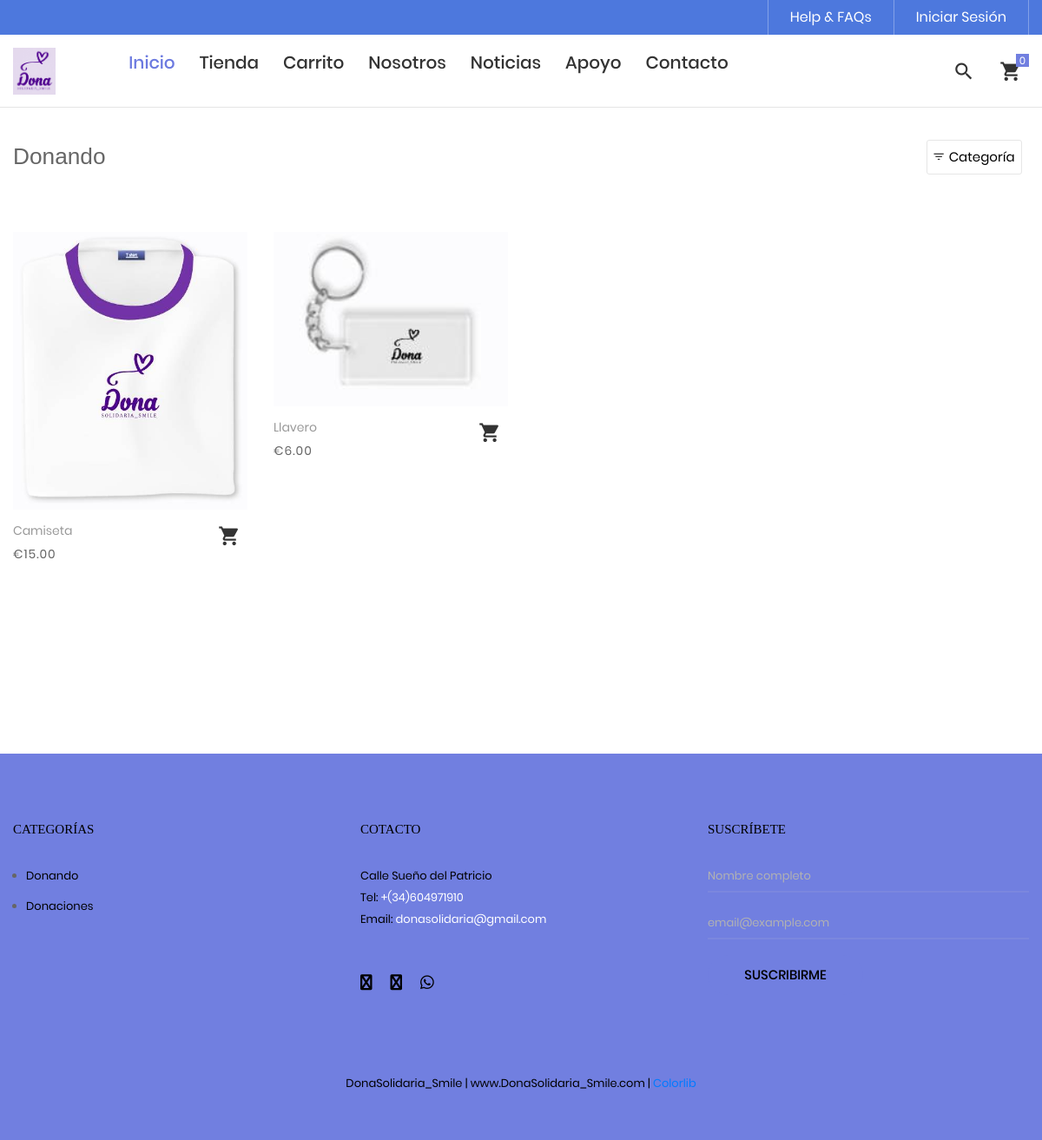
Page /tienda/categoria/1/Portada on the committed database.
### tables this page shows
CREATE TABLE IF NOT EXISTS `producto` (
  `idproducto` bigint(20) NOT NULL AUTO_INCREMENT,
  `categoriaid` bigint(20) NOT NULL,
  `codigo` varchar(30) NOT NULL,
  `nombre` varchar(255) NOT NULL,
  `descripcion` text NOT NULL,
  `precio` decimal(11,2) NOT NULL,
  `stock` int(11) NOT NULL,
  `imagen` varchar(100) DEFAULT NULL,
  `datecreated` datetime NOT NULL DEFAULT current_timestamp(),
  `ruta` varchar(255) NOT NULL,
  `status` int(11) NOT NULL DEFAULT 1,
  PRIMARY KEY (`idproducto`),
  KEY `categoriaid` (`categoriaid`)
);

CREATE TABLE IF NOT EXISTS `categoria` (
  `idcategoria` bigint(20) NOT NULL AUTO_INCREMENT,
  `nombre` varchar(255) NOT NULL,
  `descripcion` text NOT NULL,
  `portada` varchar(100) NOT NULL,
  `datecreated` datetime NOT NULL DEFAULT current_timestamp(),
  `ruta` varchar(255) NOT NULL,
  `status` int(11) NOT NULL DEFAULT 1,
  PRIMARY KEY (`idcategoria`)
);

### Libraries/Core/Views.php (called while the page is built)
<?php
	class Views
	{
		function getView($controller,$view,$data="")
		{
			$controller = get_class($controller);
			if($controller == "Home"){
				$view = "Views/".$view.".php";
			}else{
				$view = "Views/".$controller."/".$view.".php";
			}
			require_once ($view);
		}
	}
 ?>

### index.php (called while the page is built, shortened)
<?php
	require_once("Helpers/Helpers.php");
	require_once("Libraries/Core/Load.php");
 ?>

### Libraries/Core/Mysql.php (called while the page is built, shortened)
<?php
	class Mysql extends Conexion
	{
		private $conexion;
		function __construct()
		{
			$this->conexion = new Conexion();
			$this->conexion = $this->conexion->conect();
		}
		public function select(string $query)
		{
			$this->strquery = $query;
        	$result = $this->conexion->prepare($this->strquery);
			$result->execute();
        	$data = $result->fetch(PDO::FETCH_ASSOC);
        	return $data;
		}
		public function select_all(string $query)
		{
			$this->strquery = $query;
        	$result = $this->conexion->prepare($this->strquery);
			$result->execute();
        	$data = $result->fetchall(PDO::FETCH_ASSOC);
        	return $data;
		}
	}
 ?>

### Libraries/Core/Conexion.php (called while the page is built)
<?php
class Conexion{
	private $conect;
	public function __construct(){
		$connectionString = "mysql:host=".DB_HOST.";dbname=".DB_NAME.";charset=".DB_CHARSET;
		try{
			$this->conect = new PDO($connectionString, DB_USER, DB_PASSWORD);
			$this->conect->setAttribute(PDO::ATTR_ERRMODE, PDO::ERRMODE_EXCEPTION);
		}catch(PDOException $e){
			$this->conect = 'Error de conexión';
		    echo "ERROR: " . $e->getMessage();
		}
	}
	public function conect(){
		return $this->conect;
	}
}
?>

### Models/TProducto.php (called while the page is built, shortened)
<?php
require_once("Libraries/Core/Mysql.php");
trait TProducto{
	public function getProductosCategoriaT(int $idcategoria, string $ruta, $desde = null, $porpagina = null){
		$this->intIdcategoria = $idcategoria;
		$this->strRuta = $ruta;
		$where = "";
		if(is_numeric($desde) AND is_numeric($porpagina)){
			$where = " LIMIT ".$desde.",".$porpagina;
		}
		$this->con = new Mysql();
		$sql_cat = "SELECT idcategoria,nombre,ruta FROM categoria WHERE idcategoria = '{$this->intIdcategoria}'";
		$request = $this->con->select($sql_cat);
		if(!empty($request)){
			$this->strCategoria = $request['nombre'];
			$this->strRutaCategoria = $request['ruta'];
			$sql = "SELECT p.idproducto,
							p.codigo,
							p.nombre,
							p.descripcion,
							p.categoriaid,
							c.nombre as categoria,
							p.precio,
							p.ruta,
							p.stock
					FROM producto p
					INNER JOIN categoria c
					ON p.categoriaid = c.idcategoria
					WHERE p.status != 0 AND p.categoriaid = $this->intIdcategoria AND c.ruta = '{$this->strRuta}'
					ORDER BY p.idproducto DESC ".$where;
					$request = $this->con->select_all($sql);
					if(count($request) > 0){
						for ($c=0; $c < count($request) ; $c++) {
							$intIdProducto = $request[$c]['idproducto'];
							$sqlImg = "SELECT img
									FROM imagen
									WHERE productoid = $intIdProducto";
							$arrImg = $this->con->select_all($sqlImg);
							if(count($arrImg) > 0){
								for ($i=0; $i < count($arrImg); $i++) {
									$arrImg[$i]['url_image'] = media().'/images/uploads/'.$arrImg[$i]['img'];
								}
							}
							$request[$c]['images'] = $arrImg;
						}
					}
			$request = array('idcategoria' => $this->intIdcategoria,
								'ruta' => $this->strRutaCategoria,
								'categoria' => $this->strCategoria,
								'productos' => $request
							);
		}
		return $request;
	}
}
 ?>

### Helpers/Helpers.php (called while the page is built, shortened)
<?php
	function base_url()
	{
		return BASE_URL;
	}
    function footerTienda($data="")
    {
        $view_footer = "Views/Template/footer_tienda.php";
        require_once ($view_footer);
    }
    function formatMoney($cantidad){
        $cantidad = number_format($cantidad,2,SPD,SPM);
        return $cantidad;
    }
    function getCatFooter(){
        require_once ("Models/CategoriasModel.php");
        $objCategoria = new CategoriasModel();
        $request = $objCategoria->getCategoriasFooter();
        return $request;
    }
    function getInfoPage(int $idpagina){
        require_once("Libraries/Core/Mysql.php");
        $con = new Mysql();
        $sql = "SELECT * FROM post WHERE idpost = $idpagina";
        $request = $con->select($sql);
        return $request;
    }
 ?>

### Models/CategoriasModel.php (called while the page is built, shortened)
<?php
	class CategoriasModel extends Mysql
	{
		public function getCategoriasFooter(){
			$sql = "SELECT idcategoria, nombre, descripcion, portada, ruta
					FROM categoria WHERE  status = 1 AND idcategoria IN (".CAT_FOOTER.")";
			$request = $this->select_all($sql);
			if(count($request) > 0){
				for ($c=0; $c < count($request) ; $c++) {
					$request[$c]['portada'] = BASE_URL.'/Assets/images/uploads/'.$request[$c]['portada'];
				}
			}
			return $request;
		}
	}
 ?>

### Views/Tienda/categoria.php (the view, shortened to what this page needs)
<?php
$arrProductos = $data['productos'];
 ?>
<br><br><br>
<hr>
	<div class="bg0 m-t-23 p-b-140">
		<div class="container">
			<div class="flex-w flex-sb-m p-b-52">
				<div class="flex-w flex-l-m filter-tope-group m-tb-10">
					<h3><?= $data['page_title']; ?></h3>
				</div>
				<div class="flex-w flex-c-m m-tb-10">
					<div class="flex-c-m stext-106 cl6 size-104 bor4 pointer hov-btn3 trans-04 m-r-8 m-tb-4 js-show-filter">
						<i class="icon-filter cl2 m-r-6 fs-15 trans-04 zmdi zmdi-filter-list"></i>
						 Categoría &nbsp;
					</div>
				</div>
			</div>
			<div class="row isotope-grid">
			<?php
			if(!empty($arrProductos)){
				for ($p=0; $p < count($arrProductos); $p++) {
					$ruta = $arrProductos[$p]['ruta'];
					if(count($arrProductos[$p]['images']) > 0 ){
						$portada = $arrProductos[$p]['images'][0]['url_image'];
					}else{
						$portada = media().'/images/uploads/product.png';
					}
			 ?>
				<div class="col-sm-6 col-md-4 col-lg-3 p-b-35 isotope-item women">
					<div class="block2">
						<div class="block2-pic hov-img0">
							<img src="<?= $portada ?>" alt="<?= $arrProductos[$p]['nombre'] ?>">
						</div>
						<div class="block2-txt flex-w flex-t p-t-14">
							<div class="block2-txt-child1 flex-col-l ">
								<a href="<?= base_url().'/tienda/producto/'.$arrProductos[$p]['idproducto'].'/'.$ruta; ?>" class="stext-104 cl4 hov-cl1 trans-04 js-name-b2 p-b-6">
									<?= $arrProductos[$p]['nombre'] ?>
								</a>
								<span class="stext-105 cl3">
									<?= SMONEY.formatMoney($arrProductos[$p]['precio']); ?>
								</span>
							</div>
							<div class="block2-txt-child2 flex-r p-t-3">
								<a href="#"
								 id="<?= openssl_encrypt($arrProductos[$p]['idproducto'],METHODENCRIPT,KEY); ?>"
								 class="btn-addwish-b2 dis-block pos-relative js-addwish-b2 js-addcart-detail
								 icon-header-item cl2 hov-cl1 trans-04 p-l-22 p-r-11
								 ">
									<i class="zmdi zmdi-shopping-cart"></i>
								</a>
							</div>
						</div>
					</div>
				</div>
			<?php
				}
			}else{
				?>
			<p>No hay productos para mostrar <a href="<?= base_url() ?>/tienda"> Ver productos</a></p>
			<?php
			}
			?>
			</div>
			<?php
				if(count($data['productos']) > 0){
			 ?>
			<div class="flex-c-m flex-w w-full p-t-45">
			</div>
			<?php
				}
			 ?>
		</div>
	</div>
<?php
	footerTienda($data);
?>

### Views/Template/footer_tienda.php (shortened to what this page needs)
	<?php
		$catFotter = getCatFooter();
	 ?>
	<footer class="bg3 p-t-75 p-b-32">
		<div class="container">
			<div class="row">
				<div class="col-sm-6 col-lg-4 p-b-50">
					<h4 class="stext-301 cl0 p-b-30">
						Categorías
					</h4>
					<?php if(count($catFotter) > 0){ ?>
					<ul>
						<?php foreach ($catFotter as $cat) { ?>
						<li class="p-b-10">
							<a href="<?= base_url() ?>/tienda/categoria/<?= $cat['idcategoria'].'/'.$cat['ruta'] ?>" class="stext-107 cl7 hov-cl1 trans-04">
								<?= $cat['nombre'] ?>
							</a>
						</li>
						<?php } ?>
					</ul>
					<?php } ?>
				</div>
				<div class="col-sm-6 col-lg-4 p-b-50">
					<h4 class="stext-301 cl0 p-b-30">
						Cotacto
					</h4>
					<p class="stext-107 cl7 size-201">
						<?= DIRECCION ?> <br>
						Tel: <a class="linkFooter" href="tel:<?= TELEMPRESA ?>"><?= TELEMPRESA ?></a><br>
						Email: <a class="linkFooter" href="mailto:<?= EMAIL_EMPRESA ?>"><?= EMAIL_EMPRESA ?></a>
					</p>
					<div class="p-t-27">
						<a href="<?= FACEBOOK ?>" target="_blanck" class="fs-18 cl7 hov-cl1 trans-04 m-r-16">
							<i class="fa fa-facebook"></i>
						</a>
						<a href="<?= INSTAGRAM ?>" target="_blanck"  class="fs-18 cl7 hov-cl1 trans-04 m-r-16">
							<i class="fa fa-instagram"></i>
						</a>
						<a href="https://wa.me/<?= WHATSAPP ?>" target="_blanck"  class="fs-18 cl7 hov-cl1 trans-04 m-r-16">
							<i class="fab fa-whatsapp"></i>
						</a>
					</div>
				</div>
				<div class="col-sm-6 col-lg-4 p-b-50">
					<h4 class="stext-301 cl0 p-b-30">
						Suscríbete
					</h4>
					<form id="frmSuscripcion" name="frmSuscripcion">
						<div class="wrap-input1 w-full p-b-4">
							<input class="input1 bg-none plh1 stext-107 cl7" type="text" id="nombreSuscripcion" name="nombreSuscripcion" placeholder="Nombre completo" required>
						</div>
						<br>
						<div class="wrap-input1 w-full p-b-4">
							<input class="input1 bg-none plh1 stext-107 cl7" type="email" id="emailSuscripcion" name="emailSuscripcion" placeholder="email@example.com" required >
						</div>
						<div class="p-t-18">
							<button class="flex-c-m stext-101 cl0 size-103 bg1 bor1 hov-btn2 p-lr-15 trans-04">
								Suscribirme
							</button>
						</div>
					</form>
				</div>
			</div>
			<div class="p-t-40">
				<p class="stext-107 cl6 txt-center">
					<?= NOMBRE_EMPRESA; ?> | <?= WEB_EMPRESA; ?> | <a href="https://colorlib.com" target="_blank">Colorlib</a>
				</p>
			</div>
		</div>
	</footer>
</body>
</html>

### Assets/tienda/css/main.css (style rules this page uses)
.container { max-width: 1380px; }
@media (max-width: 1600px) { .container { max-width: 1200px; } }
.container p { margin-bottom: 20px; }
.container ul, .container ol { margin-left: 15px; margin-bottom: 20px; }
.container ul, .container ul li { list-style: initial; }
.icon-header-item { position: relative; font-size: 26px; line-height: 1; cursor: pointer; }
.block2-pic { position: relative; }
.block2-txt-child1 { width: calc(100% - 30px); }
.block2-txt-child2 { width: 30px; }
.cl0 { color: black; }
.cl2 { color: #333; }
.cl3 { color: #666; }
.cl4 { color: #999; }
.cl6 { color: black; }
.cl7 { color: black; }
.stext-101 { font-family: Poppins-Medium; font-size: 15px; line-height: 1.466667; text-transform: uppercase; }
.stext-104 { font-family: Poppins-Regular; font-size: 14px; line-height: 1.466667; }
.stext-105 { font-family: Poppins-Regular; font-size: 14px; line-height: 1.466667; letter-spacing: 1px; }
.stext-106 { font-family: Poppins-Regular; font-size: 15px; line-height: 1.2; }
.stext-107 { font-family: Poppins-Regular; font-size: 13px; line-height: 1.923; }
.stext-301 { font-family: Montserrat-Bold; font-size: 15px; line-height: 1.6; text-transform: uppercase; }
.size-103 { min-width: 179px; height: 46px; }
.size-104 { min-width: 94px; height: 40px; }
.size-201 { max-width: 270px; }
.bg-none { background-color: transparent; }
.bg0 { background-color: #fff; }
.bg1 { background-color: #717fe0; }
.bg3 { background-color: #717fe0; }
.bor1 { border-radius: 23px; }
.bor4 { border: 1px solid #e6e6e6; border-radius: 3px; }
.wrap-input1 { position: relative; border-bottom: 2px solid rgba(204,204,204, 0.1); }
.input1 { background-color: transparent; width: 100%; }
.hov-img0 { display: block; overflow: hidden; }
.hov-img0 img { width: 100%; -webkit-transition: transform 0.9s ease; -o-transition: transform 0.9s ease; -moz-transition: transform 0.9s ease; transition: transform 0.9s ease; }
.linkFooter { color: #FFF !important; }

### rows in the picture
producto: shows a picture, nombre "Camiseta", precio "15.00"
producto: shows a picture, nombre "Llavero", precio "6.00"
categoria: nombre "Donando"
categoria: nombre "Donaciones"

### other values in the picture
$data['page_title'] "Donando"
DIRECCION "Calle Sueño del Patricio"
TELEMPRESA "+(34)604971910"
EMAIL_EMPRESA "donasolidaria@gmail.com"
NOMBRE_EMPRESA "DonaSolidaria_Smile"
WEB_EMPRESA "www.DonaSolidaria_Smile.com"
